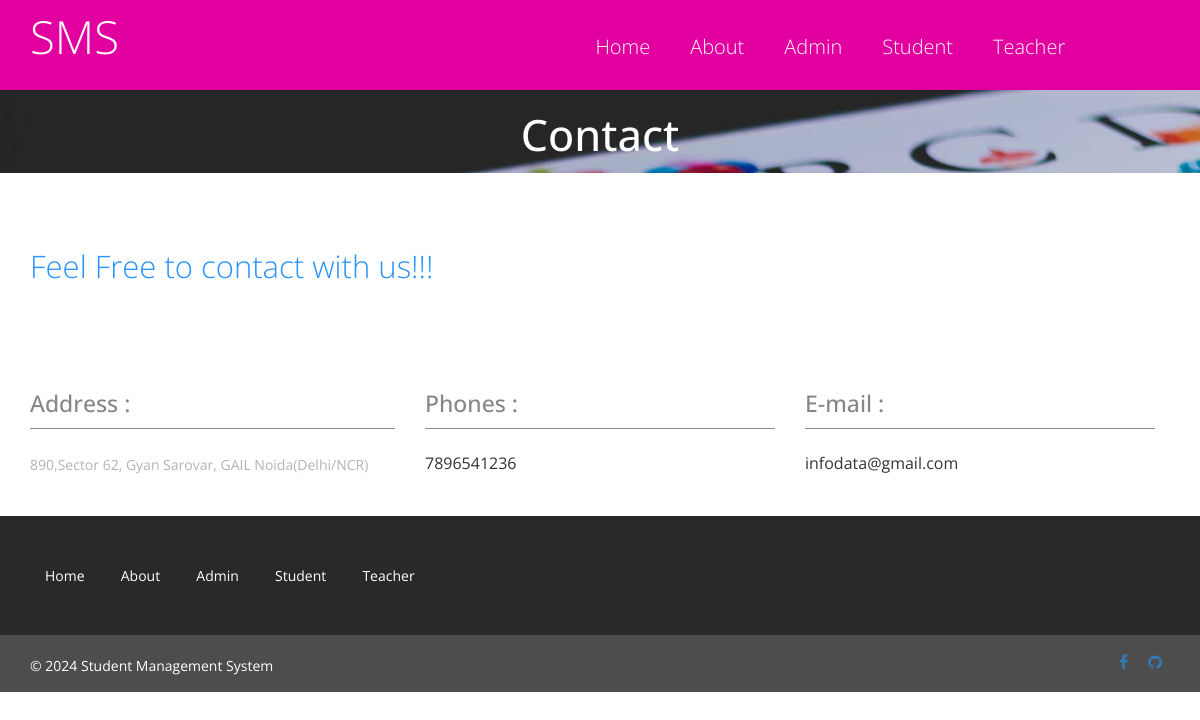
The page /contact.php on the database its author committed.
### tables this page shows
CREATE TABLE `tblpage` (
  `ID` int(10) NOT NULL,
  `PageType` varchar(100) DEFAULT NULL,
  `PageTitle` mediumtext DEFAULT NULL,
  `PageDescription` mediumtext DEFAULT NULL,
  `Email` varchar(50) DEFAULT NULL,
  `ContactNumber` bigint(10) DEFAULT NULL,
  `UpdationDate` date DEFAULT NULL
);

### contact.php (the view, shortened to what this page needs)
<?php
include('includes/dbconnection.php');
?>
<!doctype html>
<html>
<head>
<link href="css/bootstrap.css" rel="stylesheet" type="text/css" media="all">
<link href="css/style.css" rel="stylesheet" type="text/css"/>
</head>
	<body>
		<?php include_once('includes/header.php');?>
<div class="banner banner5">
	<div class="container">
	<h2>Contact</h2>
	</div>
</div>
		<div class="contact">
			<div class="container">
				<div class="contact-info">
					<h3 class="c-text">Feel Free to contact with us!!!</h3>
				</div>
				<div class="contact-grids">
					<?php
$sql="SELECT * from tblpage where PageType='contactus'";
$query = $dbh -> prepare($sql);
$query->execute();
$results=$query->fetchAll(PDO::FETCH_OBJ);
$cnt=1;
if($query->rowCount() > 0)
{
foreach($results as $row)
{               ?>
					<div class="col-md-4 contact-grid-left">
						<h3>Address :</h3>
						<p><?php  echo htmlentities($row->PageDescription);?>
						</p>
					</div>
					<div class="col-md-4 contact-grid-middle">
						<h3>Phones :</h3>
						<p><?php  echo htmlentities($row->ContactNumber);?>
						</p>
					</div>
					<div class="col-md-4 contact-grid-right">
						<h3>E-mail :</h3>
						<p><?php  echo htmlentities($row->Email);?>
						</p>
					</div>
					<div class="clearfix"> </div>
					<?php $cnt=$cnt+1;}} ?>
				</div>
			</div>
		</div>
<?php include_once('includes/footer.php');?>
	</body>
</html>

### css/style.css (style rules this page uses)
html, body { font-family: 'Open Sans', sans-serif; font-size: 100%; background: #FFf; }
h1,h2,h3,h4,h5,h6 { margin:0; }
p { margin:0; font-family: 'Open Sans', sans-serif; }
.banner { background:url(../images/banner.jpg); background-size:cover; min-height:650px; padding-top:0em !important; text-align:center; }
.banner5 { min-height: 83px; }
.banner5 h2 { color: #fff; padding-top: 21px; margin: 0; font-size: 2.7em }
.grid_5 h1, h2, h3, h4, h5, h6 { padding: 12px 0; }
.contact { padding:2em 0; }
.contact-info h3.c-text { font-size: 31px; margin: 0; font-weight: 100; padding-bottom: .5em; text-align: left; color: #2793FD; }
.contact-grids { margin-top: 5em; }
.contact-grid-left h3 { font-size: 23px; margin: 0 0 1em 0; color: #868686; padding-bottom: .5em; border-bottom: 1px solid #868686; }
.col-md-4.contact-grid-left { padding-left: 0; }
.contact-grid-left p { font-size: 14px; margin: 0.5em 0; color: #B3B3B3; line-height: 1.8em; }
.contact-grid-middle h3 { font-size: 23px; margin: 0 0 1em 0; color: #868686; padding-bottom: .5em; border-bottom: 1px solid #868686; }
.contact-grid-right h3 { font-size: 23px; margin: 0 0 1em 0; color: #868686; padding-bottom: .5em; border-bottom: 1px solid #868686; }
.contact-info { margin-top: 2em; }

### rows shown on the page
tblpage: PageDescription "890,Sector 62, Gyan Sarovar, GAIL Noida(Delhi/NCR)", ContactNumber "7896541236", Email "infodata@gmail.com"
